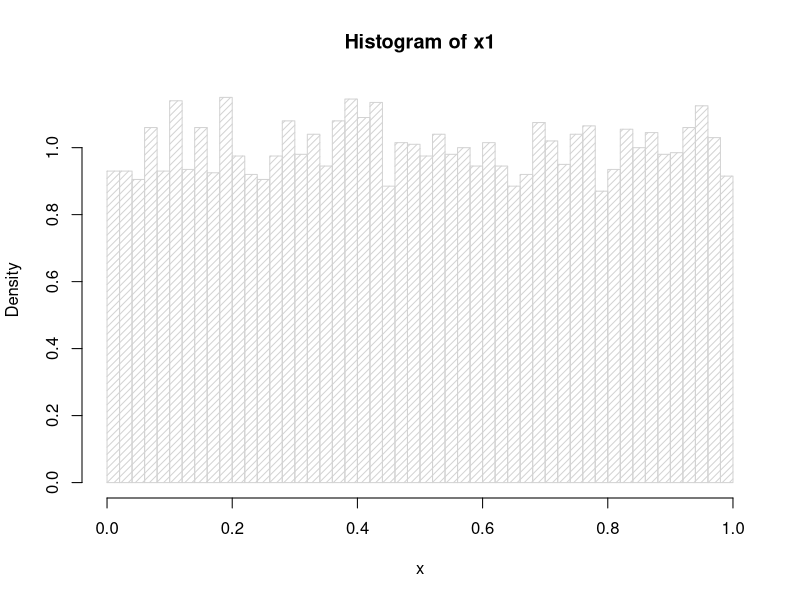
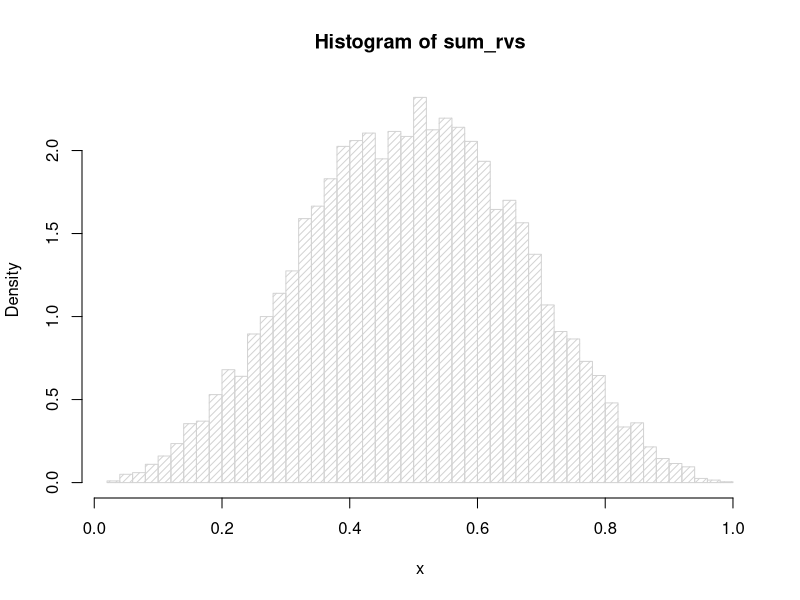
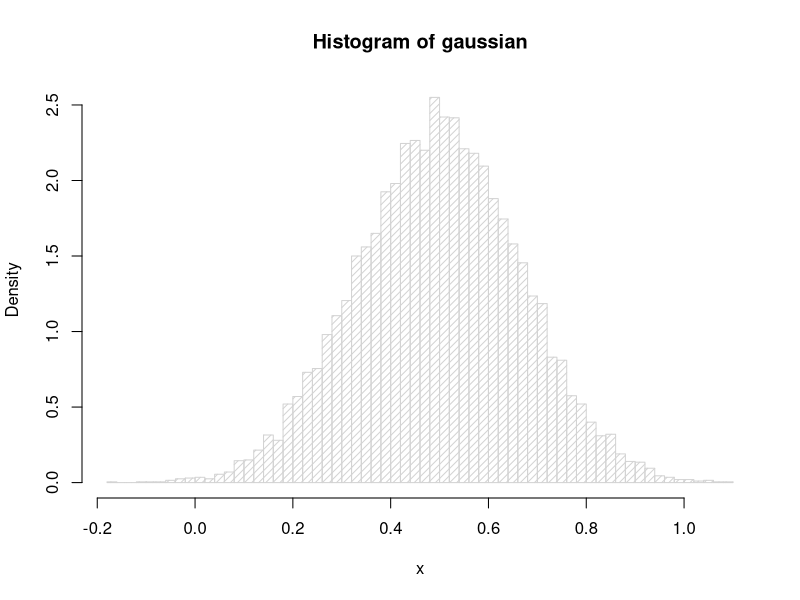
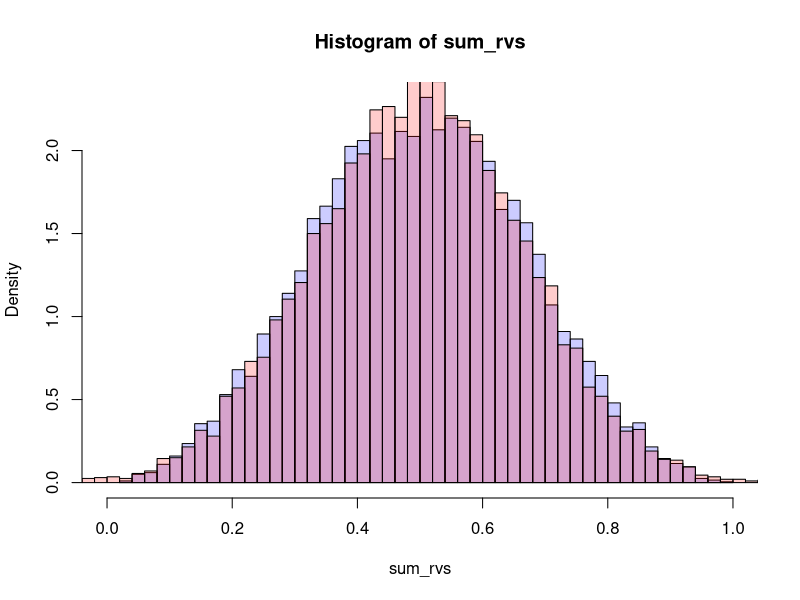
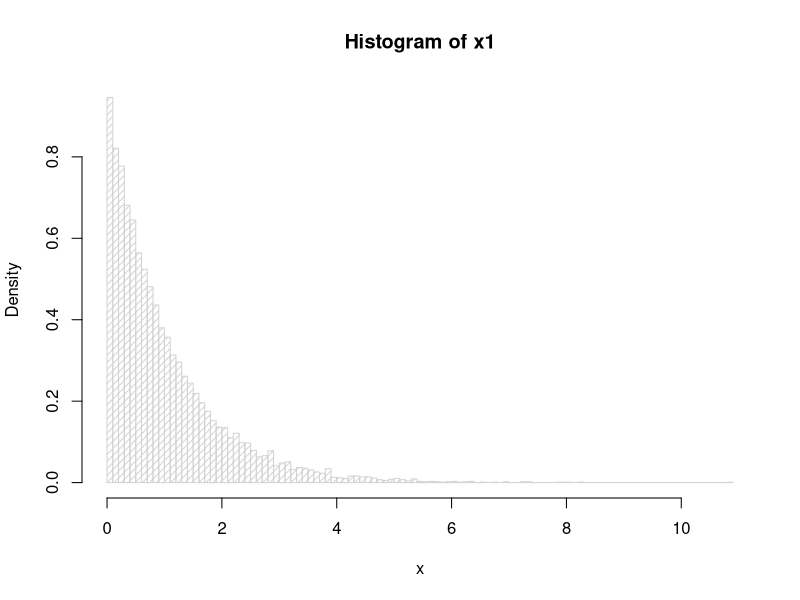
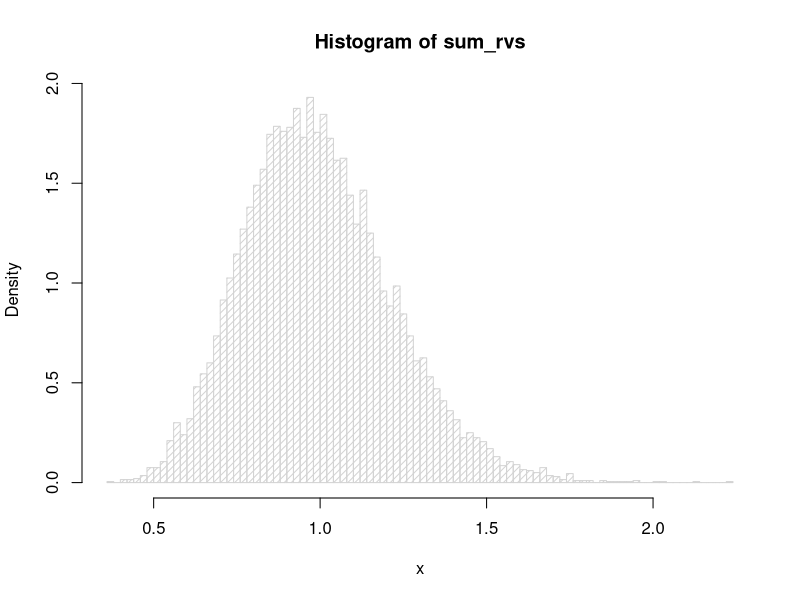
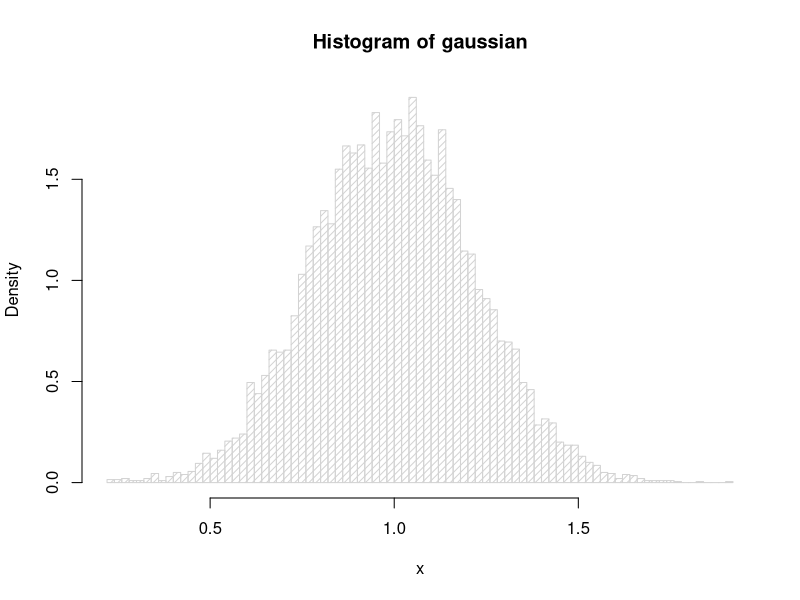
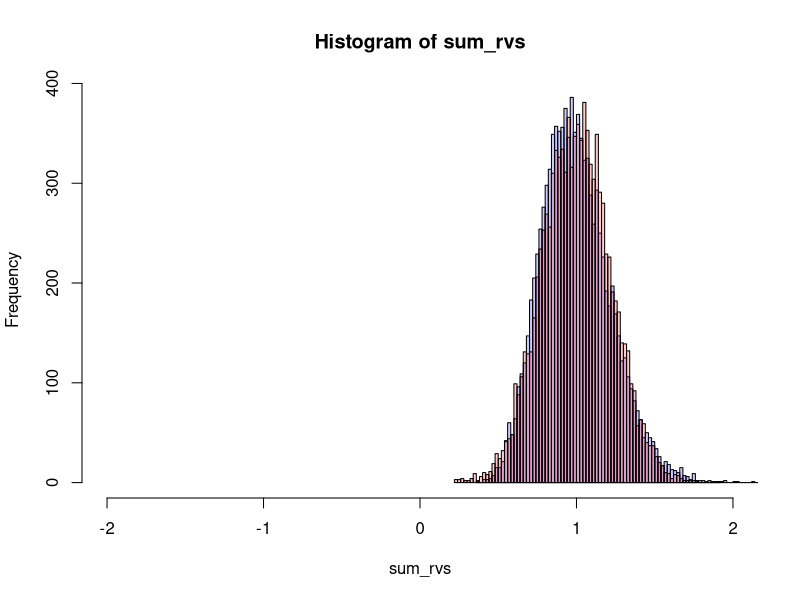

Here is the R script that generated these plots, in order:
## ---- chunk 1
# set.seed(1)
n_sample = 10000
n_vector = 3
x1 = runif(n_sample)
rvs = runif(n_sample * n_vector)
dim(rvs) = c(n_sample, n_vector)
sum_rvs = apply(rvs, 1, mean)
mean = 0.5
sd = sqrt(1/12)/sqrt(n_vector)
p0 = hist(x1, xlab = 'x', freq=FALSE, density = 20, nclass = 40, prob = TRUE)
p1 = hist(sum_rvs, xlab = 'x', freq=FALSE, density = 20, nclass = 40, prob = TRUE)
gaussian = rnorm(n_sample, mean=mean, sd= sd)
p2 = hist(gaussian, xlab = 'x', freq=FALSE, density = 20, nclass = 80, prob = TRUE)
plot(p1, col=rgb(0,0,1,1/5), xlim=c(0,1), freq = FALSE)
plot(p2, col=rgb(1,0,0,1/5), xlim=c(0,1), freq = FALSE, add = T)  # second
# rvs = append(rvs, runif(n_sample))


## ---- chunk 2
n_sample = 10000
n_vector = 20
lambda = 1
x1 = rexp(n_sample, lambda)
rvs = rexp(n_sample * n_vector, lambda)
dim(rvs) = c(n_sample, n_vector)
sum_rvs = apply(rvs, 1, mean)
mean = 1/lambda
sd = 1/lambda/sqrt(n_vector)
mean = mean
p0 = hist(x1, xlab = 'x', freq=FALSE, density = 20, nclass = 80, prob = TRUE)
p1 = hist(sum_rvs, xlab = 'x', density = 20, nclass = 80, prob = TRUE)
gaussian = rnorm(n_sample, mean=mean, sd= sd)
p2 = hist(gaussian, xlab = 'x', density = 20, nclass = 80, prob = TRUE)
plot(p1, col=rgb(0,0,1,1/5), xlim=c(-2,2))
plot(p2, col=rgb(1,0,0,1/5), xlim=c(-2,2), add = T)  # second


## ---- chunk 3
a1 = 1;
g1 <- function(u) {
  return (tanh(a1 * u))
}
g1_prime <- function(u) {
  return (a1 * 1-tanh(a1 * u)^2)
}
g2 <- function(u){
  return (u * exp(-u*u/2))
}
g2_prime <- function(u) {
  return (exp(-u^2/2) - u^2*exp(-u^2/2))
}

## ---- chunk 4
t = seq(0, 50, 0.001)

# generate s1
s1 = sin(t)
plot(t, s1)
## ---- chunk 5
s2_func <- function(t1) {
  t1= t1 / 10
  tmp = t1 - floor(t1)
  if (tmp <= 0.8) {
    return(tmp)
  }
  else {
    return (0.8 * (1-tmp)/0.2)
  }
}
# s2 = t - floor(t)
# s2= s2_func(t)
s2 = unlist((lapply(t, s2_func)))
plot(t, s2)
## ---- chunk 6
A = c(1, 0.3, 0.5, 1)
dim(A) = c(2,2)
x1 = A[1,1] * s1 + A[1,2] * s2
x2 = A[2,1] * s1 + A[2,2] * s2
X = c(x1,x2)
dim(X) = c(length(t),2)
X = t(X)

# plot x1 and x2
plot(t, X[1,])
plot(t, X[2,])
## ---- chunk 7
# Remove mean
n = length(t)
X = X - apply(X, 1, mean)

# Whiten
C = 1/n * (X %*% t(X))
r = eigen(C)
E = r$vectors
D = diag(r$values)
rsqrt_D = diag(1/r$values)
x_tilda = E %*% rsqrt_D %*%t(E) %*% X

x = x_tilda

## ---- chunk 8

w = rnorm(2)
dim(w) = c(2,1)

for (i in 1:100) {
  w_tmp = 1/n * (x %*% t(g2(t(w) %*% x))) - mean(g2_prime(t(w) %*% x)) * w
  w = w_tmp / norm(w_tmp, type="2")
}

s1_bar = t(w) %*% x
plot(t, s1_bar)


